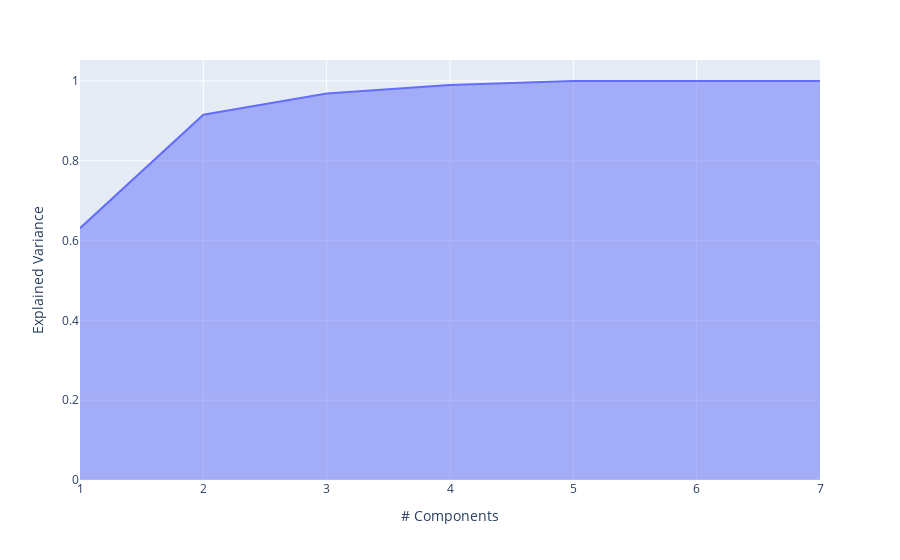

The cell this chart's notebook holds for it:
### Markdown cell above
## Perform PCA number

### Code cell
import plotly.express as px
import numpy as np
import pandas as pd
from sklearn.decomposition import PCA
from sklearn.datasets import load_diabetes

pca = PCA()
pca.fit(x)
exp_var_cumul = np.cumsum(pca.explained_variance_ratio_)

px.area(
    x=range(1, exp_var_cumul.shape[0] + 1),
    y=exp_var_cumul,
    labels={"x": "# Components", "y": "Explained Variance"}
)

### Figure 1 — Plotly figure (JSON) as saved in the notebook; plotly's stock layout.template omitted (floating-point values rounded to 4 significant figures)
{"data": [{"hovertemplate": "# Components=%{x}<br>Explained Variance=%{y}<extra></extra>", "legendgroup": "", "line": {"color": "#636efa"}, "mode": "lines", "name": "", "orientation": "v", "showlegend": false, "stackgroup": "1", "type": "scatter", "x": [1, 2, 3, 4, 5, 6, 7], "xaxis": "x", "y": [0.6311, 0.9154, 0.9687, 0.9899, 1, 1, 1], "yaxis": "y"}], "layout": {"autosize": true, "legend": {"tracegroupgap": 0}, "margin": {"t": 60}, "xaxis": {"anchor": "y", "autorange": true, "domain": [0, 1], "range": [1, 7], "title": {"text": "# Components"}, "type": "linear"}, "yaxis": {"anchor": "x", "autorange": true, "domain": [0, 1], "range": [0, 1.053], "title": {"text": "Explained Variance"}, "type": "linear"}}}
